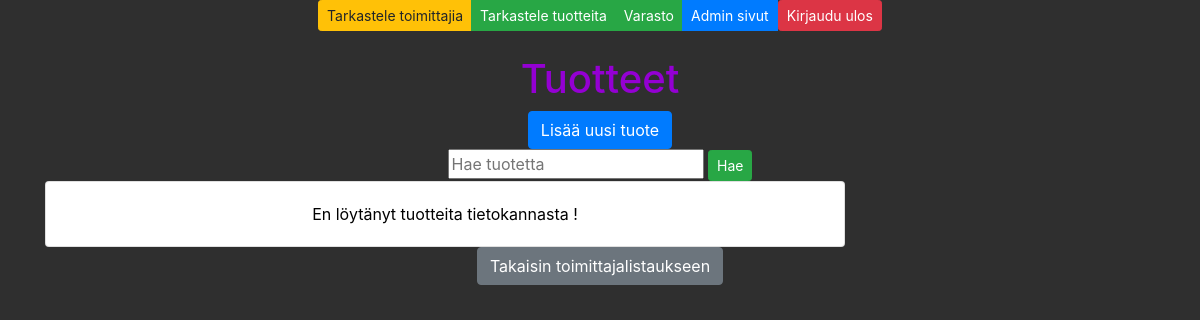
The app's page /tuote-toimittajan-mukaan/6/ (signed in), older data.
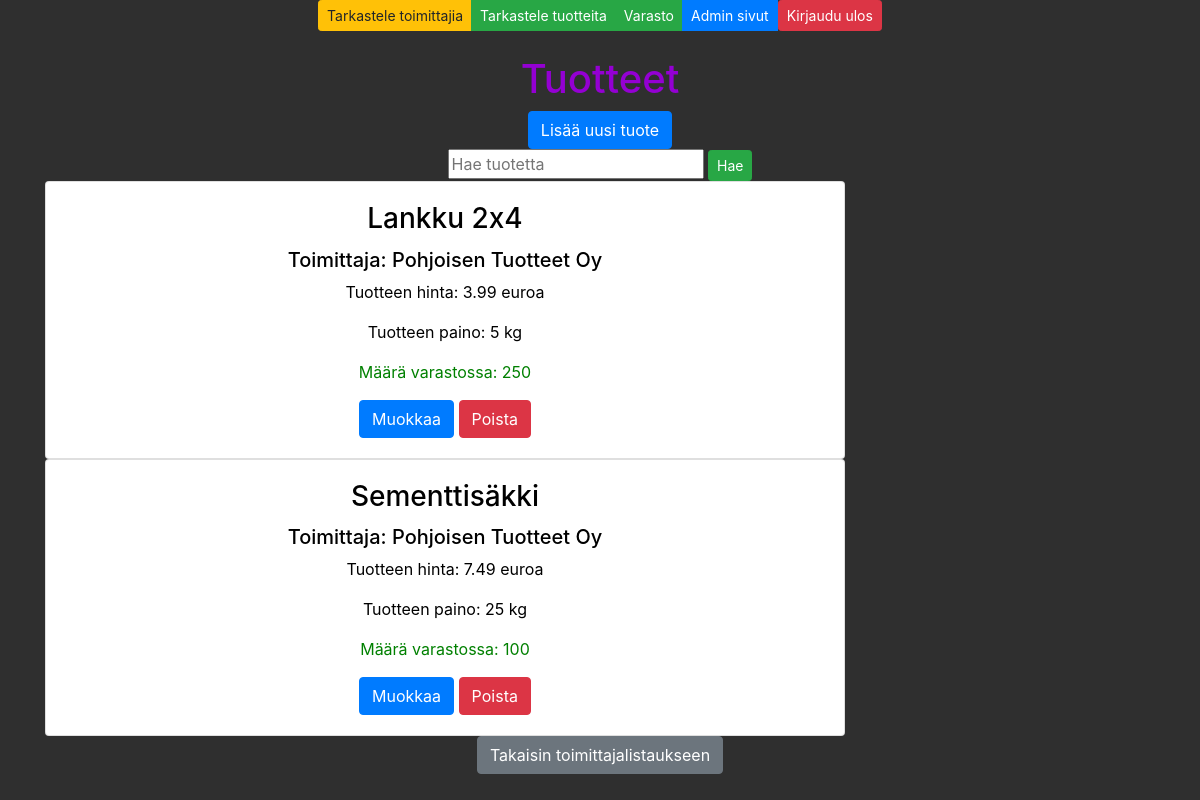
The same page, newer data.
### app/models.py (models this page shows, shortened)
class Tuote(models.Model):
    tuotenimi = models.CharField(max_length = 20, default = "tuotenimi")
    painoperkappale = models.CharField(max_length = 20, default = 3)
    kappalehinta = models.DecimalField(max_digits=8, decimal_places=2, default=1.00)
    tuotteitavarastossa = models.IntegerField(default = 3)
    toimittaja = models.ForeignKey(Toimittaja, on_delete=models.CASCADE, default=1)  # Oletusarvo lisätty tähän

class Toimittaja(models.Model):
    yritysnimi = models.CharField(max_length = 50, default="yritysnimi")
    yhteyshenkilö = models.CharField(max_length = 50, default="yhteyshenkilö")
    osoite = models.CharField(max_length = 100, default="osoite")
    puhelin = models.CharField(max_length = 20, default="puhelin")
    sähköposti = models.CharField(max_length = 50, default="sähköposti")
    maa = models.CharField(max_length = 50, default="maa")

### app/views.py (the view)
# urls.py: path('tuote-toimittajan-mukaan/<int:id>/', tuotteet_filtered, name='tuotteet_filtered'),
def tuotteet_filtered(request, id):
    if not request.user.is_authenticated:
        return render(request, 'loginpage.html')
    else:
        filteredtuotteet = Tuote.objects.filter(toimittaja_id=id)
        context = {'tuotteet': filteredtuotteet}
        return render(request, "tuotelista.html", context)

### app/templates/tuotelista.html (shortened to what this page needs)
{% extends 'index.html' %}
{% block content %}
<br />
<br />
<h1>Tuotteet</h1>
<a onclick="showaddform()" class="btn btn-primary">Lisää uusi tuote</a>
<form method="post" action="/etsi-tuote/">
    <input class="card-text" type="text" placeholder="Hae tuotetta" name="search">
    <input type="submit" value="Hae" class="btn btn-success btn-sm">
</form>
{% for p in tuotteet %}
<div class="card" style="width: 50rem;">
    <div class="card-body">
        <h3 class="card-title">{{ p.tuotenimi }}</h3>
        <h5 class="card-text">Toimittaja: {{ p.toimittaja.yritysnimi }}</h5>
        <p class="card-text">Tuotteen hinta: {{ p.kappalehinta }} euroa</p>
        <p class="card-text">Tuotteen paino: {{ p.painoperkappale }}</p>
        <p class="card-text" style="color: green;">Määrä varastossa: {{ p.tuotteitavarastossa }}</p>
        <a href="/edit-tuote-get/{{ p.id }}/" class="btn btn-primary">Muokkaa</a>
        <a href="/vahvista-tuote-poisto/{{ p.id }}/" class="btn btn-danger">Poista</a>
    </div>
</div>
{% empty %}
<div class="card" style="width: 50rem;">
    <div class="card-body">
        <p class="card-text">En löytänyt tuotteita tietokannasta ! </p>
    </div>
</div>
{%endfor%}
<a href="/toimittajat/" class="btn btn-secondary">Takaisin toimittajalistaukseen</a>
{% endblock %}

Row changes from the older to the newer data that the page shows:
added Tuote: tuotenimi "Lankku 2x4", toimittaja.yritysnimi "Pohjoisen Tuotteet Oy", kappalehinta "3.99", painoperkappale "5 kg", tuotteitavarastossa "250"
added Tuote: tuotenimi "Sementtisäkki", toimittaja.yritysnimi "Pohjoisen Tuotteet Oy", kappalehinta "7.49", painoperkappale "25 kg", tuotteitavarastossa "100"
Text that changed along with them:
text no longer shown: "En löytänyt tuotteita tietokannasta !"
